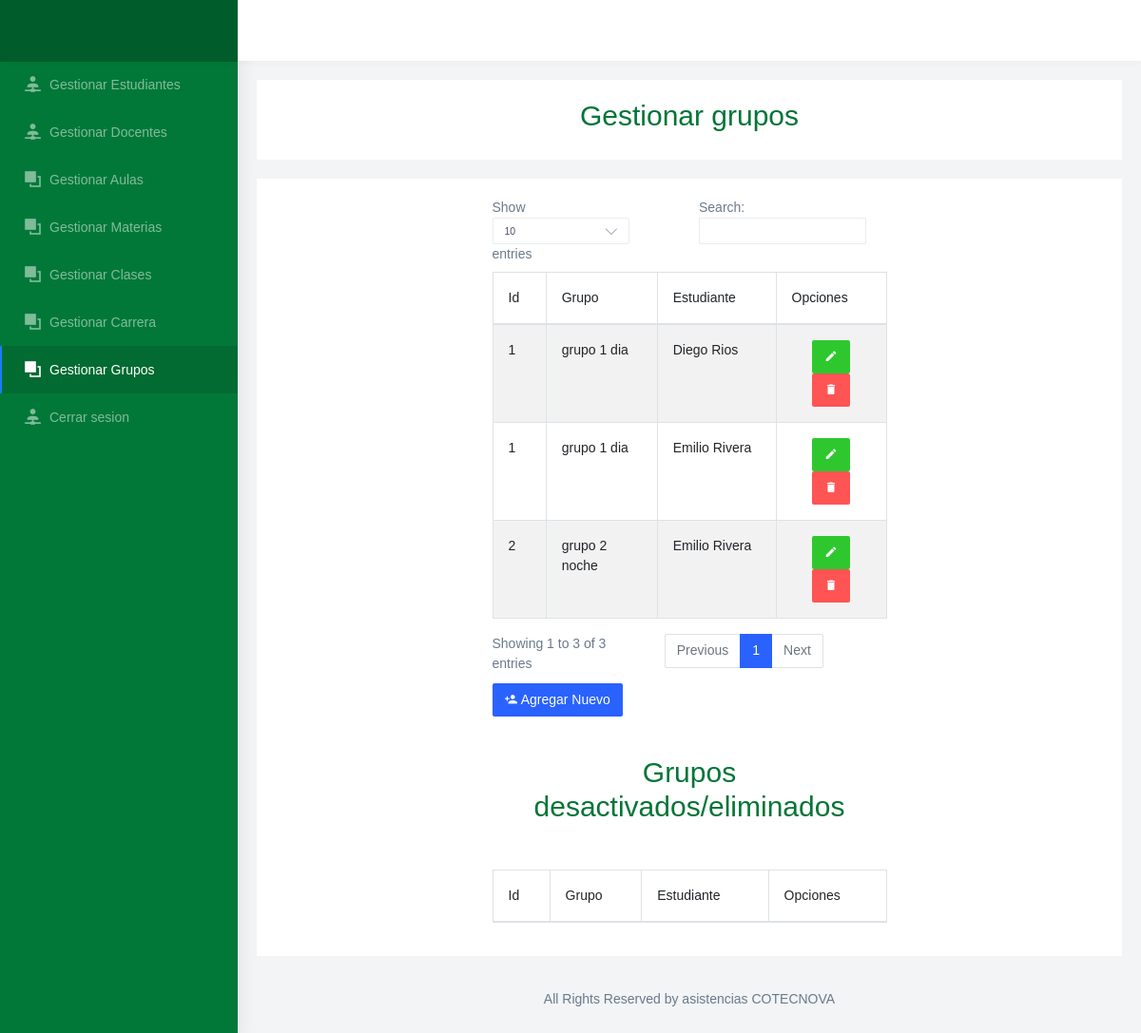
The page /gestion_grupo.php on the database its author committed.
### tables this page shows
CREATE TABLE `grupo` (
  `id_grupo` int(11) NOT NULL COMMENT 'Id del grupo',
  `nombre` varchar(45) NOT NULL COMMENT 'Nombre del grupo',
  `Estudiante_id_estudiante` int(11) NOT NULL COMMENT 'Id del estudiante',
  `estado` int(11) NOT NULL COMMENT 'Activo o inactivo'
);

CREATE TABLE `estudiante` (
  `id_estudiante` int(11) NOT NULL COMMENT 'Identificador del estudiante',
  `documento` varchar(45) NOT NULL COMMENT 'Documento del estudiante',
  `nombres` varchar(45) NOT NULL COMMENT 'Nombres del estudiante',
  `apellidos` varchar(45) NOT NULL COMMENT 'Apellidos del estudiante',
  `jornada` varchar(45) NOT NULL COMMENT 'Jornada del estudiante',
  `semestre` varchar(45) NOT NULL COMMENT 'Semestre en el que se encuentra',
  `clave` varchar(45) NOT NULL COMMENT 'Clave del estudiante',
  `correo` varchar(255) NOT NULL COMMENT 'Correo el estudiante',
  `estado` int(11) NOT NULL COMMENT 'Activo o inactivo',
  `Carrera_id_carrera` int(11) NOT NULL COMMENT 'Id de la carrera que cursa',
  `tipo_usuario_id_tipo_usuario` int(11) NOT NULL COMMENT 'Id del tipo de usuario'
);

### Modelo/MySQL.php (called while the page is built, shortened)
<?php
class MySQL{
    private $hostname  = "localhost";
    private $user = "root";
    private $password = "";
    private $database = "asistencia";
    private $conexion;
    public function conectar(){
        $this->conexion = mysqli_connect($this->hostname, $this->user, $this->password, $this->database);
    }
    public function efectuarConsulta($consulta){
        mysqli_query($this->conexion, "SET lc_time_names = 'es_ES'" );
        mysqli_query($this->conexion, "SET NAMES 'utf8'");
        mysqli_query($this->conexion, "SET CHARACTER 'utf8'");
       $this->resultadoConsulta = mysqli_query($this->conexion, $consulta);
        return $this->resultadoConsulta;
    }
}

### gestion_grupo.php (the view, shortened to what this page needs)
<!DOCTYPE html>
<html dir="ltr" lang="en">
<head>
  <link href="css/chartist.min.css" rel="stylesheet">
  <link href="css/style.min.css" rel="stylesheet">
  <link href="css/ie7.css" rel="stylesheet">
  <link href="css/materialdesignicons.min.css" rel="stylesheet">
  <link href="css/weather-icons.min.css" rel="stylesheet">
  <link href="css/registro.css" rel="stylesheet" media="all">
  <link href="https://cdnjs.cloudflare.com/ajax/libs/twitter-bootstrap/4.5.2/css/bootstrap.css" rel="stylesheet" media="all">
</head>
<body>
  <?php
  if (!isset($_SESSION['tipousuario'])) {
    require_once 'Modelo/MySQL.php';
    $mysql = new MySQL;
    $mysql->conectar();
    $MostrarDatos = $mysql->efectuarConsulta("SELECT asistencia.grupo.id_grupo, asistencia.grupo.nombre, asistencia.estudiante.apellidos, asistencia.estudiante.nombres from grupo join estudiante on estudiante.id_estudiante = grupo.Estudiante_id_estudiante where asistencia.grupo.estado = 1");
  }
  ?>
  <div id="main-wrapper" data-navbarbg="skin6" data-theme="light" data-layout="vertical" data-sidebartype="full" data-boxed-layout="full">
    <header class="topbar" data-navbarbg="skin6">
      <nav class="navbar top-navbar navbar-expand-md navbar-light">
        <div class="navbar-header" data-logobg="skin5">
          <div class="navbar-brand">
            <a href="index.html" class="logo">
            </a>
          </div>
        </div>
      </nav>
    </header>
    <div class="page-wrapper">
      <div class="container-fluid">
        <div class="row">
          <div class="col-12">
            <div class="card">
              <div class="card-body" align="center">
                  <h2 style="color: #037537">Gestionar grupos</h2>
              </div>
            </div>
            <div class="card">
              <div class="card-body">
                <div class="container col-md-6 col-md-offset-3">
                  <table id="example" class="table table-striped table-bordered" style="width:100%">
                    <thead>
                      <tr>
                        <th>Id</th>
                        <th>Grupo</th>
                        <th>Estudiante</th>
                        <th>Opciones</th>
                      </tr>
                    </thead>
                    <tbody>
                      <tr>
                        <?php
                        while ($valores1 = mysqli_fetch_assoc($MostrarDatos)) {
                          $id_grupo = $valores1 ['id_grupo'];
                        ?>
                          <td><?php echo $valores1['id_grupo'] ?></td>
                          <td><?php echo $valores1['nombre'] ?></td>
                          <td><?php echo $valores1['nombres']." ".$valores1['apellidos'] ?></td>
                          <td>
                            <div class="text-center">
                              <a class="btn" style="background-color: #2EC82E;color: white" href='update_grupos2.php?id_grupo=<?php echo $id_grupo; ?>' role="button"><i class="mdi mdi-pencil"></i></a>
                              <a class="btn" style="background-color: #FF5454;color: white" href='Controlador/delete_grupos.php?id_grupo=<?php echo $id_grupo; ?>' role="button"><i class="mdi mdi-delete"></i></a>
                            </div>
                          </td>
                      </tr>
                    <?php
                        }
                    ?>
                    </tbody>
                  </table>
                  <a class="btn" style="background-color: #2962FF;color: white" href="registro_grupos.php" role="button"><i class="mdi mdi-account-plus"></i> Agregar Nuevo</a>
                  <br><br>
                  <div class="card">
                    <div class="card-body" align="center">
                        <h2 style="color: #037537">Grupos desactivados/eliminados</h2>
                    </div>
                  </div>
                  <table id="example2" class="table table-striped table-bordered" style="width:100%">
                    <thead>
                      <tr>
                        <th>Id</th>
                        <th>Grupo</th>
                        <th>Estudiante</th>
                        <th>Opciones</th>
                      </tr>
                    </thead>
                  </table>
                </div>
              </div>
            </div>
          </div>
        </div>
        <footer class="footer text-center">
          All Rights Reserved by asistencias COTECNOVA
        </footer>
      </div>
    </div>
</body>
</html>

### css/registro.css (style rules this page uses)
* { margin:0; padding:0; box-sizing:border-box; -webkit-box-sizing:border-box; -moz-box-sizing:border-box; -webkit-font-smoothing:antialiased; -moz-font-smoothing:antialiased; -o-font-smoothing:antialiased; font-smoothing:antialiased; text-rendering:optimizeLegibility; }
body { font-family:"Open Sans", Helvetica, Arial, sans-serif; font-weight:300; font-size: 12px; line-height:30px; color:#777; background:#5e42a6; }
.container { max-width:400px; width:100%; margin:0 auto; position:relative; }

### rows shown on the page
grupo: id_grupo "1", nombre "grupo 1 dia", estudiante.nombres "Diego", estudiante.apellidos "Rios"
grupo: id_grupo "1", nombre "grupo 1 dia", estudiante.nombres "Emilio", estudiante.apellidos "Rivera"
grupo: id_grupo "2", nombre "grupo 2 noche", estudiante.nombres "Emilio", estudiante.apellidos "Rivera"
